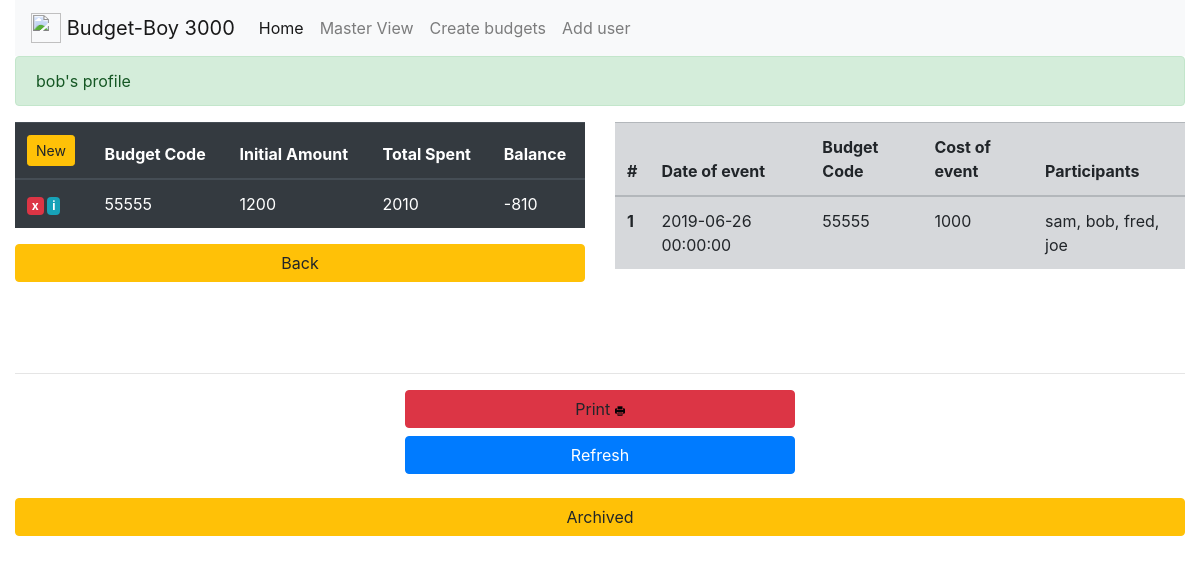
The app's page /master/profile/bob (signed in), older data.
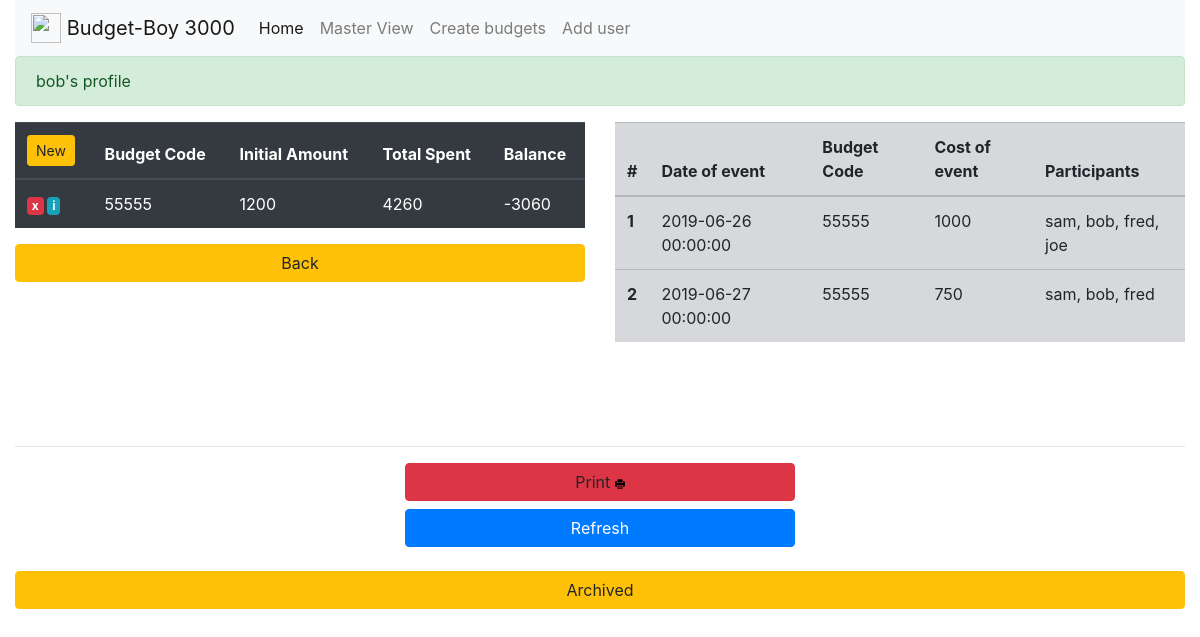
The same page, newer data.
### app.py (models this page shows, shortened)
class Budgets(db.Model):
    id = db.Column(db.Integer, primary_key=True)
    code = db.Column(db.String(20), unique=False, nullable=False)
    initial_amount = db.Column(db.Integer, nullable=False)
    amount_spent = db.Column(db.Integer, nullable=True)

class Event(db.Model):
    id = db.Column(db.Integer, primary_key=True)
    users = db.Column(db.String(40), unique=False, nullable=False)
    guests_present = db.Column(db.Text, unique=False, nullable=False)
    budget_code = db.Column(db.String(20), unique=False, nullable=False)
    duration_of_event = db.Column(db.Integer, nullable=False)
    amount_spent_on_release = db.Column(db.Integer, nullable=True)
    date_of_event = db.Column(db.DateTime, nullable=False)
    is_processed = db.Column(db.Integer, nullable=True)

### app.py (the view, shortened to what this page needs)
@app.route('/master/profile/<string:name>', methods=['POST', 'GET'])
def masterprofile(name):
    u = name
    form = MasterBudgetForm()
    form2 = addToBudgetForm()
    form3 = d()
    printform = p()
    tables = []
    x = User.query.filter_by(username=f'{u}')[0]
    codes = x.budgets_access.split(',')
    for c in codes:
        b = Budgets.query.filter_by(code=int(c)).first()
        tables.append(b)
    events = Event.query.filter_by(users=f'{u}').order_by(desc(Event.budget_code))
    cs = codes
    y =Event.query.filter_by(users=f'{u}').order_by(desc(Event.budget_code)).filter_by(is_processed='0')
    events2 = y
    if printform.is_submitted():
        db.session.commit()
        return render_template('masterprofile.html', u = u, b = b, events = events, form = form, form2 =form2, form3 = form3, printform = printform, events2 = events2)
    return render_template('masterprofile.html', u = u, b = tables, events = events, form = form, form2 =form2, form3 = form3, cs = cs, printform = printform, events2 = events2)

### templates/masterprofile.html (shortened to what this page needs)
{% extends 'base_in.html' %}
{% block body %}
<div class="alert alert-success" role="alert">
  {{u}}'s profile {{p}}
</div>
<div class="row">
    <div class="col-md-6">
      <table class="table table-dark">
        <thead>
          <tr>
            <th scope="col"><a class="btn btn-sm btn-warning" href="#" data-toggle="modal" data-target="#new">New</a></th>
            <th scope="col">Budget Code</th>
            <th scope="col">Initial Amount</th>
            <th scope="col">Total Spent</th>
            <th scope="col">Balance</th>
          </tr>
        </thead>
        <tbody>
          {% for line in b %}
            <tr>
              <th scope="row"><a href="#" class="badge badge-danger" data-toggle="modal" data-target="#del{{line.id}}">x</a> <a href="#" class="badge badge-info {{line.id}}" data-toggle="modal" data-target="#info{{line.id}}">i</a> </th>
              <td>{{line.code}}</td>
              <td>{{line.initial_amount}}</td>
              <td>{{line.amount_spent}}</td>
              <td>{{line.initial_amount - line.amount_spent}}</td>
            </tr>
          {% endfor %}
        </tbody>
      </table>
      <a class="btn btn-warning btn-block" href="/master" >Back</a>
    </div>
    <div id="p" class="col-md-6">
      <table class="table table-secondary">
        <thead>
          <tr>
            <th scope="col">#</th>
            <th scope="col">Date of event</th>
            <th scope="col">Budget Code</th>
            <th scope="col">Cost of event</th>
            <th scope="col">Participants</th>
          </tr>
        </thead>
        <tbody>
          {% for e in events %}
            <tr>
              <th scope="row">{{loop.index}}</th>
              <td>{{e.date_of_event}}</td>
              <td>{{e.budget_code}}</td>
              <td>{{e.amount_spent_on_release}}</td>
              <td>{{e.guests_present}}</td>
            </tr>
          {% endfor %}
        </tbody>
      </table>
    </div>
</div>
<br>
<br>
<br>
<hr>
  <a class="btn btn-danger btn-block col-md-4 offset-4" onclick="printJS({ printable: 'releaseForms-1', type: 'html', css:'https://stackpath.bootstrapcdn.com/bootstrap/4.3.1/css/bootstrap.min.css'})"> Print <img style="width:10px; height:10px" src='/static/printer-.svg'></img> </a>
  <a href="/print/{{u}}" class="btn btn-primary btn-block col-md-4 offset-4"> Refresh</a>
<br>
<button class="btn btn-warning btn-block" type="button" data-toggle="collapse" data-target="#multiCollapseExample2" aria-expanded="false" aria-controls="multiCollapseExample2">Archived</button>
{% endblock %}

### templates/base_in.html (shortened to what this page needs)
<!doctype html>
<html lang="en">
  <head>
<link rel="stylesheet" type="text/css" href="//cdnjs.cloudflare.com/ajax/libs/jsxgraph/0.99.7/jsxgraph.css" />
    <link rel="stylesheet" href="https://stackpath.bootstrapcdn.com/bootstrap/4.3.1/css/bootstrap.min.css">
  </head>
  <body class="container-fluid">
    <nav class="navbar navbar-expand-lg navbar-light bg-light">
      <a class="navbar-brand" href="/"> <img src="static/lyceum.png" width="30" height="30" class="d-inline-block align-top" alt="">
    Budget-Boy 3000</a>
      <div class="collapse navbar-collapse" id="navbarNavDropdown">
        <ul class="navbar-nav">
          <li class="nav-item active">
            <a class="nav-link" href="/">Home <span class="sr-only">(current)</span></a>
          </li>
          {% if session['key']==True %}
          <li class="nav-item">
            <a class="nav-link" href="/master">Master View</a>
          </li>
          <li class="nav-item">
            <a class="nav-link" href="/master">Create budgets</a>
          </li>
          <li class="nav-item">
            <a class="nav-link" href="/master">Add user</a>
          </li>
          {% endif %}
        </ul>
      </div>
    </nav>
{% block body %}
{% endblock %}
      </body>
    </html>

Row changes from the older to the newer data that the page shows:
changed Budgets: amount_spent "2010" → "4260"; line.initial_amount-line.amount_spent "-810" → "-3060"
added Event: date_of_event "2019-06-27 00:00:00", budget_code "55555", amount_spent_on_release "750", guests_present "sam, bob, fred"
